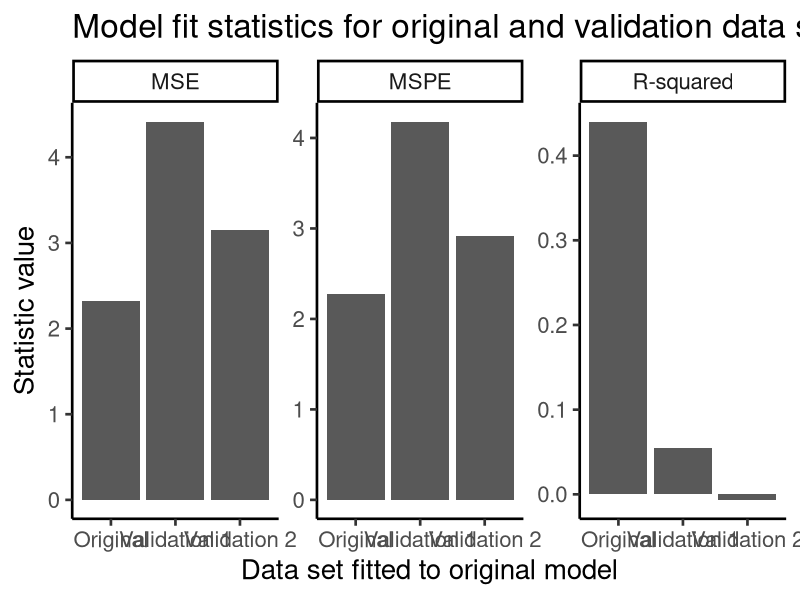
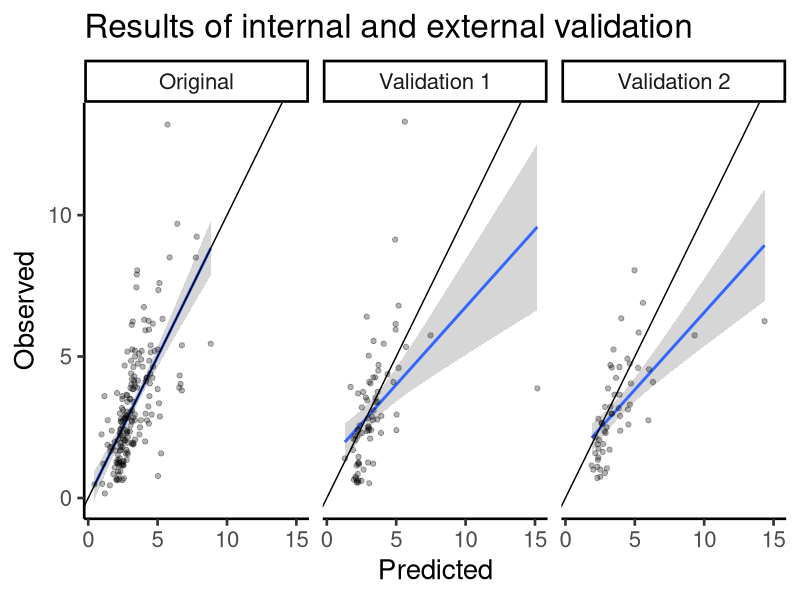
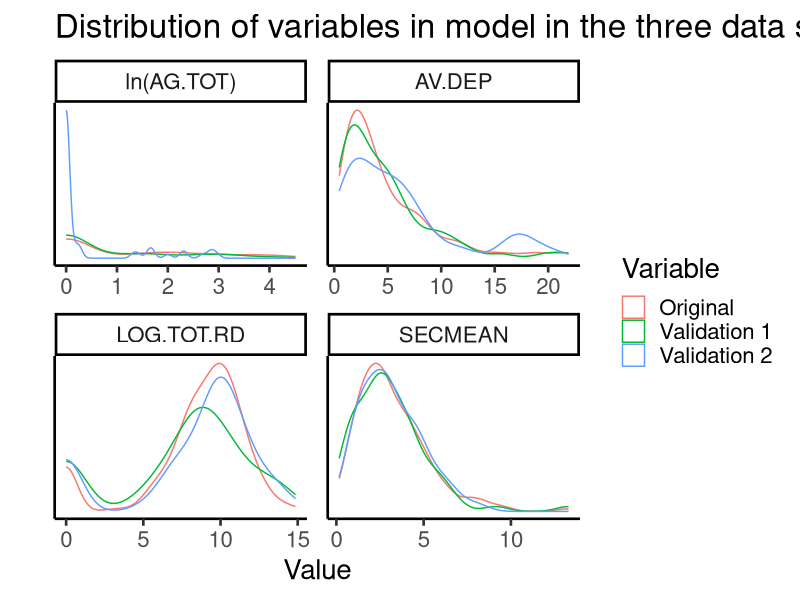

These charts were generated, in order, by the following R code:
# import packages ----------------------------------------------------------------------------------
library(ggplot2)
library(plyr)
library(reshape2)

# Read in data sets --------------------------------------------------------------------------------
emap_data <- read.table("emap.build08.txt", header = TRUE)
val_data_1 <- read.table(file = "emap.val1.08.txt", header = TRUE)
val_data_2 <- read.table(file = "emap.val2.08.txt", header = TRUE)

# Log transform some variables ---------------------------------------------------------------------
log_var <- function(data, var) { # a function that logs the column (var) in the data.frame (data)
  data[var] <- log(data[var] + 1)
  names(data)[names(data) == var] <- paste0('LOG.', var) # add "LOG." to column name
  return(data)
}
emap_data <- log_var(emap_data, "TOT.RD")
val_data_1 <- log_var(val_data_1, "TOT.RD")
val_data_2 <- log_var(val_data_2, "TOT.RD")

# Define model from homework 4 ---------------------------------------------------------------------
model <- lm(formula = SECMEAN ~ AG.TOT + AV.DEP + LOG.TOT.RD + AV.DEP*LOG.TOT.RD,
            data = emap_data)
model_summary <- summary(model)

# Add predicted values to all data sets ------------------------------------------------------------
emap_data$predicted <- predict(model)
val_data_1$predicted <- predict(model, newdata = val_data_1)
val_data_2$predicted <- predict(model, newdata = val_data_2)

# Combine data sets for graphing -------------------------------------------------------------------
data_sets <- list(emap_data, val_data_1, val_data_2)
names(data_sets) <- c("Original", "Validation 1", "Validation 2") #used in graphing
data <- ldply(data_sets, .id = "data_set") #converts a list of data.frames into one data.frame, like rbind

# Calculate statistics -----------------------------------------------------------------------------
mse <- function(observed, predicted, coefficient_count) { # calculates mean square error
  sum((observed - predicted)^2) / (length(observed) - coefficient_count)
}
mspe <- function(observed, predicted) { # calculates mean square prediction error
  sum((observed - predicted)^2) / (length(observed))
}
r2 <- function(observed, predicted, original_mean) { # calculates R-squared
   1 - sum((observed - predicted)^2) / sum((observed - mean(observed))^2)
}
#ddply takes a data.frame, splits it based on the value of a factor, applies a function to each peice, and combines the results into a new data.frame
stats <- cbind(ddply(data, "data_set", function(x) mse(x$SECMEAN, x$predicted, 4)), 
               ddply(data, "data_set", function(x) mspe(x$SECMEAN, x$predicted))[2],
               ddply(data, "data_set", function(x) r2(x$SECMEAN, x$predicted, mean(emap_data$SECMEAN)))[2])
names(stats) <- c("data_set", "MSE", "MSPE", "R-squared")
stats <- melt(stats) #changes format of data.frame to one the ggplot2 likes for graphing

# Make statistics graph ----------------------------------------------------------------------------
stats_plot <- ggplot(stats, aes(x = data_set, y = value)) +
  geom_bar(stat = "identity") + 
  facet_wrap( ~ variable, scales = "free") + # splits graph by statistic type
  labs(x = "Data set fitted to original model", y = "Statistic value",
       title = "Model fit statistics for original and validation data sets") +
  theme_classic(base_size = 20) # sets theme and base text size
png(filename = "stats.png", width = 1000, height = 400) # prepares for png output 
print(stats_plot)
dev.off() #saves file and turns off png output

# Make scatter plots -------------------------------------------------------------------------------
scatter_plot <- ggplot(data, aes(x = predicted, y = SECMEAN)) +
  geom_smooth(method = lm) + # adds best fit line (blue)
  geom_point(alpha = .3) + # adds transparent points
  geom_abline(slope = 1) + # adds 1:1 line (black)
  facet_grid( ~ data_set) + # splits graph by "data_set" column in "data"
  labs(x = "Predicted", y = "Observed", title = "Results of internal and external validation") +
  theme_classic(base_size = 20) # sets theme and base text size
png(filename = "scatter.png", width = 1000, height = 350) # prepares for png output 
print(scatter_plot)
dev.off() #saves file and turns off png output

# Compare distribtuions of exp vars ----------------------------------------------------------------
dist_data <- data[, c("AG.TOT", "AV.DEP", "LOG.TOT.RD", "data_set", "SECMEAN")]
dist_data$AG.TOT <- log(dist_data$AG.TOT + 1)
names(dist_data) <- c("ln(AG.TOT)", "AV.DEP", "LOG.TOT.RD", "data_set", "SECMEAN")
dist_data <- melt(dist_data, id.vars = "data_set")

dist_plot <- ggplot(dist_data, aes(x = value, color = data_set)) +
  geom_density() +
  facet_wrap( ~ variable, scales = "free") +
  labs(x = "Value", y = "", color = "Variable", title = "Distribution of variables in model in the three data sets") +
  theme_classic(base_size = 20) +
  theme(axis.text.y = element_blank(), 
        axis.ticks.y =  element_blank())
png(filename = "dsit.png", width = 1000, height = 500) # prepares for png output 
print(dist_plot)
dev.off() #saves file and turns off png output
